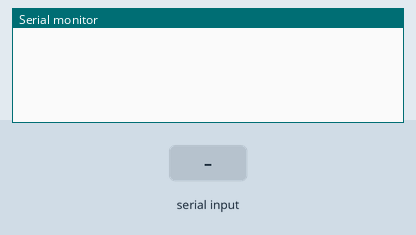
Simulated run of this sketch. Board: Arduino Uno, built with avr-gcc and run on an emulated ATmega328P. Parts: the last lines printed to the serial monitor. The test bench sets the inputs (shaded band).

Above: at 1.2 s.
1.3 s: "cook" received over Serial
At 2.8 s:
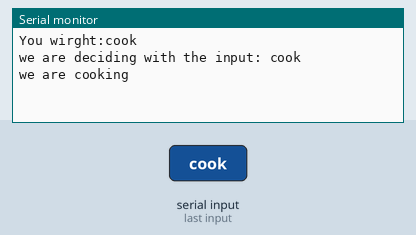
3.8 s: "1" received over Serial
At 5.4 s:
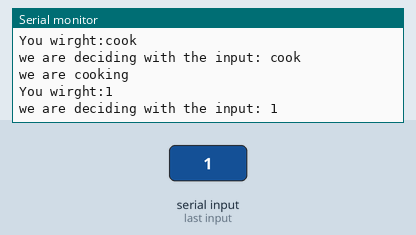

The sketch:

Serial_Reader_1.ino
```cpp
//Serial Reader

void setup() {
 Serial.begin(9600);
}

void loop() {
String input = Serial.readString();
//local scope (Serial Input)
if(input!=""){
Serial.println();
Serial.println("You wirght:"+input);
input.trim();
decide(input);
}
}

void decide(String input){
  Serial.println("we are deciding with the input: "+input);
  if(input=="cook"){
    cook();
  }
}

void cook(){
  Serial.println("we are cooking");
}
```

Measured:
- after the input at 1.3 s, the serial monitor: prints a new line after 1.0 s (image 1)
- after the input at 3.8 s, the serial monitor: prints a new line after 1.0 s (image 2)
